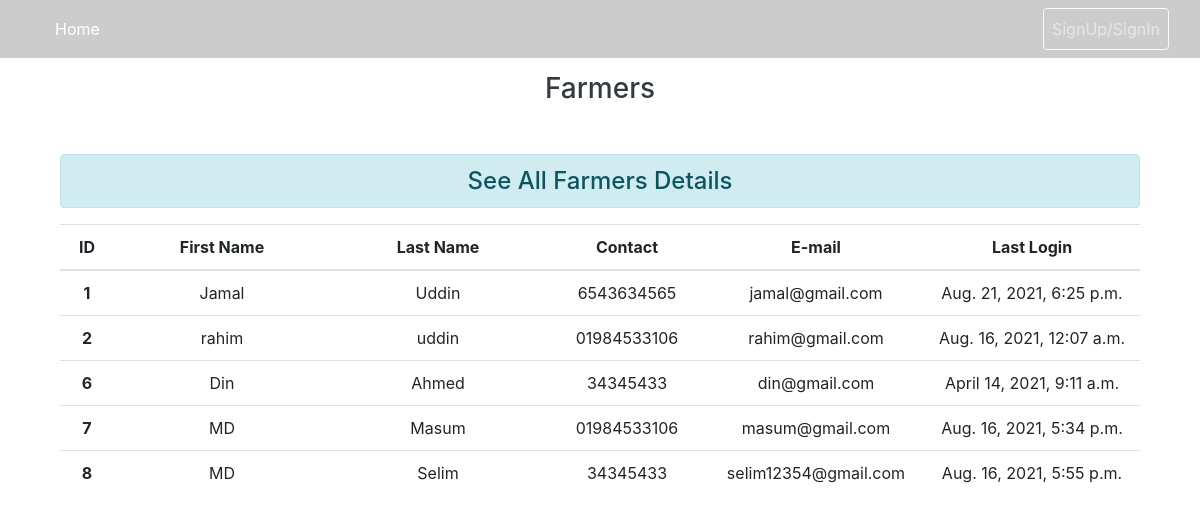
The page /farmer/ on the database its author committed.
### account/models.py (models this page shows, shortened)
class Profile(models.Model):
    PROFESSION = [
        ('Customer', 'Customer'),
        ('Farmer', 'Farmer')
    ]
    GENDER = [
        ('Male', 'Male'),
        ('Female', 'Female'),
        ('Others', 'Others')
    ]
    user = models.OneToOneField(User, on_delete = models.CASCADE,null=False)
    profession = models.CharField(choices=PROFESSION, max_length=250, blank=True)
    gender = models.CharField(choices=GENDER, max_length=250, blank=True)
    contact = models.CharField(max_length=50, blank=True)
    address = models.CharField(max_length=200)

### main/views.py (the view)
# urls.py: path('farmer/',main_views.farmer,name='farmerlist'),
def farmer(request):
        farmer = Profile.objects.filter(profession__contains  = 'Farmer')
        context = {
                'farmer': farmer
        }
        return render (request, 'main/farmer.html', context)

### main/templates/main/farmer.html (shortened to what this page needs)
{% load static %}
<link rel="stylesheet" href="https://stackpath.bootstrapcdn.com/bootstrap/4.5.2/css/bootstrap.min.css"> {% include 'main/partials/navbar.html' %}
<div class="container">
    <div class="col-md-12">
        <h3 class="text-dark my-5 text-center">Farmers</h3>
        <h4 class="text-center alert alert-info my-3">See All Farmers Details</h4>
        {% if farmer %}
        <table class="table">
            <thead>
                <tr class="text-center">
                    <th scope="col" style="width: 5%;">ID</th>
                    <th scope="col" style="width: 20%;">First Name</th>
                    <th scope="col" style="width: 20%;">Last Name</th>
                    <th scope="col" style="width: 15%;">Contact</th>
                    <th scope="col" style="width: 20%;">E-mail</th>
                    <th scope="col" style="width: 30%;">Last Login</th>
                </tr>
            </thead>
            <tbody>
                {% for farmers in farmer %}
                <tr class="text-center">
                    <th scope="row">{{farmers.id}} </th>
                    <td scope="row">{{farmers.user.first_name}}</td>
                    <td scope="row">{{farmers.user.last_name}}</td>
                    <td scope="row">{{farmers.contact}}</td>
                    <td scope="row">{{farmers.user.email}}</td>
                    <td scope="row">{{farmers.user.last_login}}</td>
                </tr>
                {% endfor %}
            </tbody>
        </table>
        {% endif %}
    </div>
</div>

### rows shown on the page
Profile: id "1", user.first_name "Jamal", user.last_name "Uddin", contact "6543634565", user.email "jamal@gmail.com", user.last_login "Aug. 21, 2021, 6:25 p.m."
Profile: id "2", user.first_name "rahim", user.last_name "uddin", contact "01984533106", user.email "rahim@gmail.com", user.last_login "Aug. 16, 2021, 12:07 a.m."
Profile: id "6", user.first_name "Din", user.last_name "Ahmed", contact "34345433", user.email "din@gmail.com", user.last_login "April 14, 2021, 9:11 a.m."
Profile: id "7", user.first_name "MD", user.last_name "Masum", contact "01984533106", user.email "masum@gmail.com", user.last_login "Aug. 16, 2021, 5:34 p.m."
Profile: id "8", user.first_name "MD", user.last_name "Selim", contact "34345433", user.email "selim12354@gmail.com", user.last_login "Aug. 16, 2021, 5:55 p.m."
